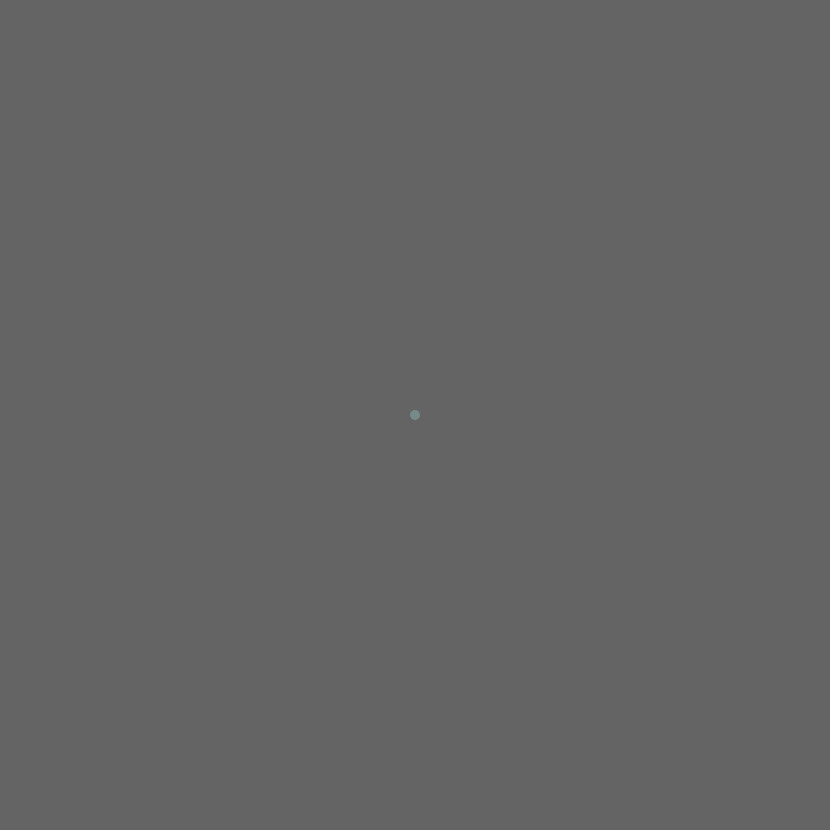
Frame 1 (no input)
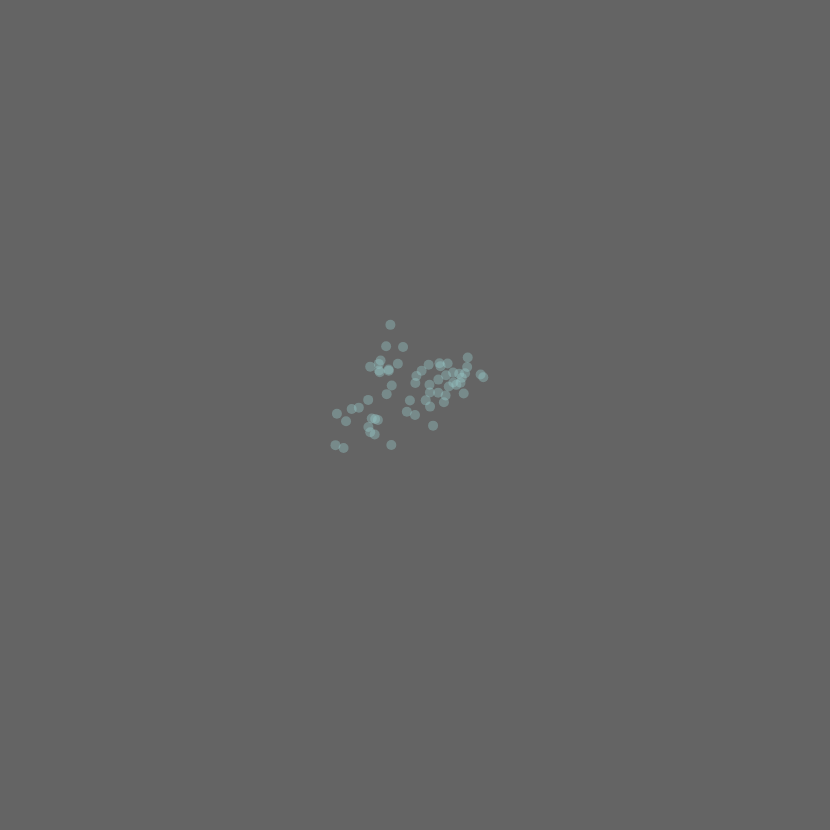
Frame 60 (no input)
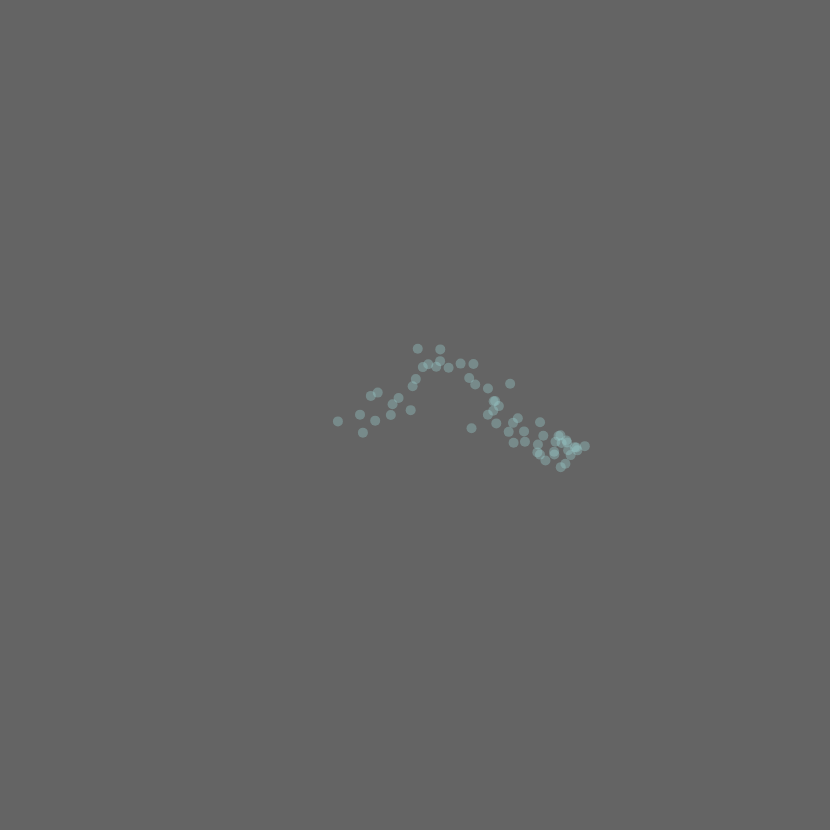
Frame 120 (the mouse pressed at the canvas centre since frame 60)

The p5.js sketch that drew these frames (run headless with seeded random() and noise() and a simulated clock; from frame 60 on, the mouse is pressed at the canvas centre):

// p5.js sketch
// ── sketch.js
let setup_config = {
  canvas_size: 830,
  background_color: (100, 100, 100)
}

let walker = {
  x: setup_config.canvas_size / 2,
  y: setup_config.canvas_size / 2,
  s: 10,
  step_size: 50
}

let textCanvas;

function setup() {
  let s = setup_config.canvas_size;
  createCanvas(s, s);
  background(setup_config.background_color);
}

function draw() {
  circle_color = [150, 200, 200, 100];
  draw_walker([walker.x, walker.y], walker.s, circle_color);

  // Frame update
  walker.x += (walker.step_size * (random() - 0.5));
  walker.x %= setup_config.canvas_size;
  if (walker.x < 0) {
    walker.x += setup_config.canvas_size;
  }
  walker.y += walker.step_size * (random() - 0.5);
  walker.y %= setup_config.canvas_size;
  if (walker.y < 0) {
    walker.y += setup_config.canvas_size;
  }
}

function draw_walker(coord, radius, color) {
  noStroke();
  fill(circle_color);
  ellipse(coord[0], coord[1], radius, radius);
}

function mousePressed() {
  background(100);
}
